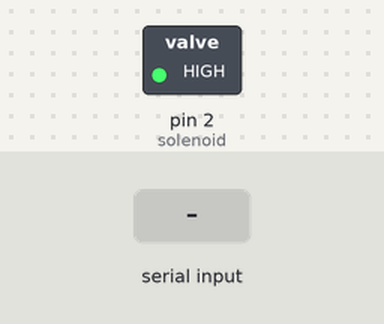
This sketch was run on a simulated Arduino Uno, built with avr-gcc and run on an emulated ATmega328P. Parts: switched loads named in the sketch (green lamp = pin HIGH). Inputs (shaded band) come from the test bench. What the sketch prints to the serial monitor is not drawn.

Above: at 1.2 s.
1.3 s: "OPEN" received over Serial
At 2.5 s:
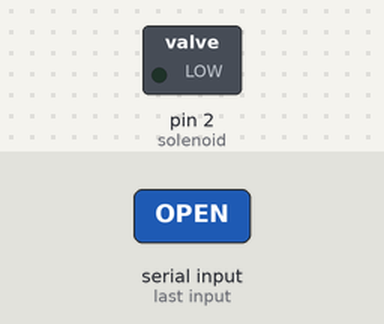
10.9 s: "CLOSE" received over Serial
At 12.0 s:
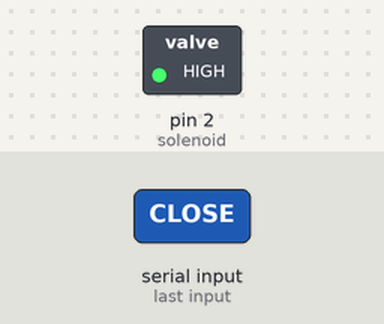
Timing chart, 0 to 13.9 s (numbered marks = the images above; inputs shaded):
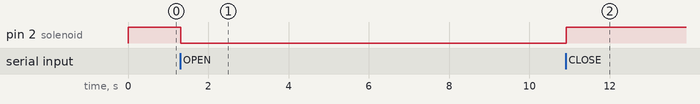

Measured:
- after the input at 1.3 s, pin 2 (solenoid): HIGH → LOW at once
- after the input at 10.9 s, pin 2 (solenoid): LOW → HIGH at once

The sketch:

Lock-with-numpad.ino
```cpp
#include <Keypad.h>

String serialData;
int solenoid = 2;
byte rowPins[4] = {13, 12, 11, 10};
byte colPins[4] = {7, 5, 6, 4};

char hexaKeys[4][4] = {
  {'1', '2', '3', 'A'},
  {'4', '5', '6', 'B'},
  {'7', '8', '9', 'C'},
  {'*', '0', '#', 'D'}
};

Keypad customKeypad = Keypad(makeKeymap(hexaKeys), rowPins, colPins, 4, 4);

void setup() {
  pinMode(solenoid, OUTPUT);
  Serial.begin(9600);
  Serial.setTimeout(10);
  digitalWrite(solenoid, HIGH);
}

void loop(){
  char customKey = customKeypad.getKey();
  Serial.println(customKey);
  delay(30);
}

void serialEvent() {
  serialData = Serial.readString();

  if(serialData == "CLOSE"){
  digitalWrite(solenoid, HIGH);
  }else if (serialData == "OPEN"){
  digitalWrite(solenoid, LOW);
  }
}
```
